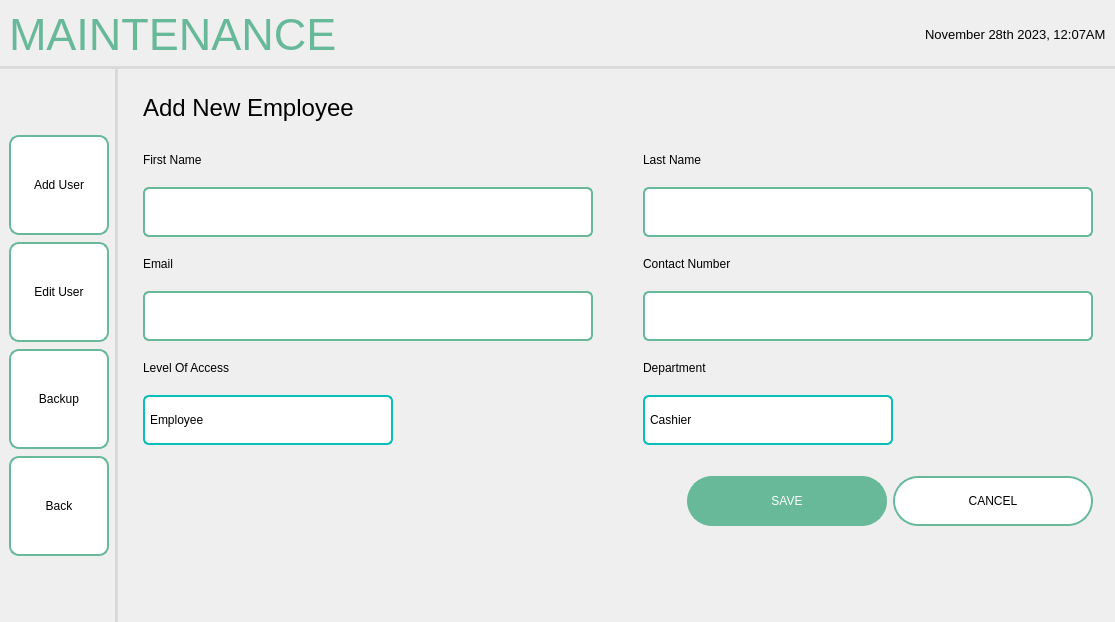
<?xml version="1.0" encoding="UTF-8"?>
<ui version="4.0">
 <class>MainWindow</class>
 <widget class="QMainWindow" name="MainWindow">
  <property name="geometry">
   <rect>
    <x>0</x>
    <y>0</y>
    <width>1115</width>
    <height>622</height>
   </rect>
  </property>
  <property name="windowTitle">
   <string>MainWindow</string>
  </property>
  <widget class="QWidget" name="centralwidget">
   <layout class="QHBoxLayout" name="horizontalLayout">
    <property name="leftMargin">
     <number>0</number>
    </property>
    <property name="topMargin">
     <number>0</number>
    </property>
    <property name="rightMargin">
     <number>0</number>
    </property>
    <property name="bottomMargin">
     <number>0</number>
    </property>
    <item>
     <widget class="QFrame" name="frame">
      <property name="sizePolicy">
       <sizepolicy hsizetype="Preferred" vsizetype="Preferred">
        <horstretch>0</horstretch>
        <verstretch>0</verstretch>
       </sizepolicy>
      </property>
      <property name="frameShape">
       <enum>QFrame::NoFrame</enum>
      </property>
      <property name="frameShadow">
       <enum>QFrame::Plain</enum>
      </property>
      <layout class="QGridLayout" name="gridLayout_2">
       <property name="leftMargin">
        <number>0</number>
       </property>
       <property name="topMargin">
        <number>0</number>
       </property>
       <property name="rightMargin">
        <number>0</number>
       </property>
       <property name="bottomMargin">
        <number>0</number>
       </property>
       <property name="spacing">
        <number>0</number>
       </property>
       <item row="1" column="0">
        <widget class="QWidget" name="navBar" native="true">
         <property name="sizePolicy">
          <sizepolicy hsizetype="Fixed" vsizetype="Preferred">
           <horstretch>0</horstretch>
           <verstretch>0</verstretch>
          </sizepolicy>
         </property>
         <property name="styleSheet">
          <string notr="true">QWidget {
    border-right: 3px solid #D8DBD9;
}
</string>
         </property>
         <layout class="QVBoxLayout" name="verticalLayout_7">
          <property name="spacing">
           <number>7</number>
          </property>
          <item>
           <spacer name="verticalSpacer_4">
            <property name="orientation">
             <enum>Qt::Vertical</enum>
            </property>
            <property name="sizeHint" stdset="0">
             <size>
              <width>20</width>
              <height>40</height>
             </size>
            </property>
           </spacer>
          </item>
          <item>
           <widget class="QPushButton" name="addUserButton">
            <property name="minimumSize">
             <size>
              <width>100</width>
              <height>100</height>
             </size>
            </property>
            <property name="maximumSize">
             <size>
              <width>100</width>
              <height>100</height>
             </size>
            </property>
            <property name="styleSheet">
             <string notr="true">QPushButton {
    background-color: white;
    border: 2px solid #67B99A;
    color: black;
    padding: 8px 16px;
    border-radius: 10px;
}

QPushButton:hover {
    border: 2px solid #4D926D;
}

QPushButton:pressed {
	background-color: #F0F0F0;
	border: 2px solid #265C42;
}</string>
            </property>
            <property name="text">
             <string>Add User</string>
            </property>
           </widget>
          </item>
          <item>
           <widget class="QPushButton" name="editUserButton">
            <property name="minimumSize">
             <size>
              <width>100</width>
              <height>100</height>
             </size>
            </property>
            <property name="maximumSize">
             <size>
              <width>100</width>
              <height>100</height>
             </size>
            </property>
            <property name="styleSheet">
             <string notr="true">QPushButton {
    background-color: white;
    border: 2px solid #67B99A;
    color: black;
    padding: 8px 16px;
    border-radius: 10px;
}

QPushButton:hover {
    border: 2px solid #4D926D;
}

QPushButton:pressed {
	background-color: #F0F0F0;
	border: 2px solid #265C42;
}</string>
            </property>
            <property name="text">
             <string>Edit User</string>
            </property>
           </widget>
          </item>
          <item>
           <widget class="QPushButton" name="backupBTN">
            <property name="minimumSize">
             <size>
              <width>100</width>
              <height>100</height>
             </size>
            </property>
            <property name="maximumSize">
             <size>
              <width>100</width>
              <height>100</height>
             </size>
            </property>
            <property name="styleSheet">
             <string notr="true">QPushButton {
    background-color: white;
    border: 2px solid #67B99A;
    color: black;
    padding: 8px 16px;
    border-radius: 10px;
}

QPushButton:hover {
    border: 2px solid #4D926D;
}

QPushButton:pressed {
	background-color: #F0F0F0;
	border: 2px solid #265C42;
}</string>
            </property>
            <property name="text">
             <string>Backup</string>
            </property>
           </widget>
          </item>
          <item>
           <widget class="QPushButton" name="backButton">
            <property name="sizePolicy">
             <sizepolicy hsizetype="Fixed" vsizetype="Fixed">
              <horstretch>0</horstretch>
              <verstretch>0</verstretch>
             </sizepolicy>
            </property>
            <property name="minimumSize">
             <size>
              <width>100</width>
              <height>100</height>
             </size>
            </property>
            <property name="maximumSize">
             <size>
              <width>100</width>
              <height>100</height>
             </size>
            </property>
            <property name="font">
             <font>
              <pointsize>9</pointsize>
             </font>
            </property>
            <property name="styleSheet">
             <string notr="true">QPushButton {
    background-color: white;
    border: 2px solid #67B99A;
    color: black;
    padding: 8px 16px;
    border-radius: 10px;
}

QPushButton:hover {
    border: 2px solid #4D926D;
}

QPushButton:pressed {
	background-color: #F0F0F0;
	border: 2px solid #265C42;
}</string>
            </property>
            <property name="text">
             <string>Back</string>
            </property>
            <property name="autoRepeat">
             <bool>false</bool>
            </property>
           </widget>
          </item>
          <item>
           <spacer name="verticalSpacer_5">
            <property name="orientation">
             <enum>Qt::Vertical</enum>
            </property>
            <property name="sizeHint" stdset="0">
             <size>
              <width>20</width>
              <height>40</height>
             </size>
            </property>
           </spacer>
          </item>
         </layout>
        </widget>
       </item>
       <item row="0" column="0" colspan="2">
        <widget class="QWidget" name="header" native="true">
         <property name="styleSheet">
          <string notr="true">QWidget {
    border-bottom: 3px solid #D8DBD9; 
}
</string>
         </property>
         <layout class="QHBoxLayout" name="horizontalLayout_13">
          <item>
           <widget class="QLabel" name="titleLabel">
            <property name="font">
             <font>
              <pointsize>-1</pointsize>
             </font>
            </property>
            <property name="layoutDirection">
             <enum>Qt::LeftToRight</enum>
            </property>
            <property name="styleSheet">
             <string notr="true">QLabel {
    color: #67B99A;
    font-size: 45px;
}</string>
            </property>
            <property name="text">
             <string>MAINTENANCE</string>
            </property>
            <property name="scaledContents">
             <bool>false</bool>
            </property>
           </widget>
          </item>
          <item>
           <spacer name="horizontalSpacer_2">
            <property name="orientation">
             <enum>Qt::Horizontal</enum>
            </property>
            <property name="sizeHint" stdset="0">
             <size>
              <width>40</width>
              <height>20</height>
             </size>
            </property>
           </spacer>
          </item>
          <item>
           <widget class="QLabel" name="sysTimeDate">
            <property name="font">
             <font>
              <pointsize>10</pointsize>
             </font>
            </property>
            <property name="styleSheet">
             <string notr="true">QLabel {
    color: black;
}</string>
            </property>
            <property name="text">
             <string>November 28th 2023, 12:07AM</string>
            </property>
           </widget>
          </item>
         </layout>
        </widget>
       </item>
       <item row="1" column="1">
        <widget class="QWidget" name="mainContent" native="true">
         <layout class="QVBoxLayout" name="verticalLayout_8">
          <property name="leftMargin">
           <number>25</number>
          </property>
          <property name="topMargin">
           <number>25</number>
          </property>
          <property name="rightMargin">
           <number>11</number>
          </property>
          <item>
           <widget class="QLabel" name="contentLabel">
            <property name="font">
             <font>
              <pointsize>18</pointsize>
             </font>
            </property>
            <property name="text">
             <string>Add New Employee</string>
            </property>
           </widget>
          </item>
          <item>
           <widget class="QWidget" name="layoutContainer" native="true">
            <layout class="QHBoxLayout" name="horizontalLayout_3">
             <property name="leftMargin">
              <number>0</number>
             </property>
             <property name="topMargin">
              <number>0</number>
             </property>
             <property name="rightMargin">
              <number>0</number>
             </property>
             <property name="bottomMargin">
              <number>0</number>
             </property>
             <item>
              <widget class="QWidget" name="formContainer" native="true">
               <layout class="QVBoxLayout" name="verticalLayout">
                <property name="leftMargin">
                 <number>0</number>
                </property>
                <property name="topMargin">
                 <number>0</number>
                </property>
                <property name="rightMargin">
                 <number>0</number>
                </property>
                <property name="bottomMargin">
                 <number>0</number>
                </property>
                <item>
                 <widget class="QWidget" name="formWidget" native="true">
                  <property name="styleSheet">
                   <string notr="true"/>
                  </property>
                  <layout class="QFormLayout" name="formLayout_2">
                   <property name="labelAlignment">
                    <set>Qt::AlignLeading|Qt::AlignLeft|Qt::AlignVCenter</set>
                   </property>
                   <property name="horizontalSpacing">
                    <number>50</number>
                   </property>
                   <property name="verticalSpacing">
                    <number>20</number>
                   </property>
                   <property name="leftMargin">
                    <number>0</number>
                   </property>
                   <property name="topMargin">
                    <number>25</number>
                   </property>
                   <property name="rightMargin">
                    <number>0</number>
                   </property>
                   <property name="bottomMargin">
                    <number>0</number>
                   </property>
                   <item row="1" column="0">
                    <widget class="QLabel" name="firstNameLBL">
                     <property name="font">
                      <font>
                       <pointsize>9</pointsize>
                      </font>
                     </property>
                     <property name="text">
                      <string>First Name</string>
                     </property>
                    </widget>
                   </item>
                   <item row="1" column="1">
                    <widget class="QLabel" name="lastNameLBL">
                     <property name="font">
                      <font>
                       <pointsize>9</pointsize>
                      </font>
                     </property>
                     <property name="text">
                      <string>Last Name</string>
                     </property>
                    </widget>
                   </item>
                   <item row="2" column="0">
                    <widget class="QLineEdit" name="firstName">
                     <property name="minimumSize">
                      <size>
                       <width>450</width>
                       <height>50</height>
                      </size>
                     </property>
                     <property name="maximumSize">
                      <size>
                       <width>450</width>
                       <height>50</height>
                      </size>
                     </property>
                     <property name="styleSheet">
                      <string notr="true">QLineEdit {
    padding: 5px;
    border: 2px solid #67B99A;
    border-radius: 6px;
    background-color: #FFFFFF;
    selection-background-color: darkgray;
}</string>
                     </property>
                    </widget>
                   </item>
                   <item row="2" column="1">
                    <widget class="QLineEdit" name="lastName">
                     <property name="minimumSize">
                      <size>
                       <width>450</width>
                       <height>50</height>
                      </size>
                     </property>
                     <property name="maximumSize">
                      <size>
                       <width>450</width>
                       <height>50</height>
                      </size>
                     </property>
                     <property name="styleSheet">
                      <string notr="true">QLineEdit {
    padding: 5px;
    border: 2px solid #67B99A;
    border-radius: 6px;
    background-color: #FFFFFF;
    selection-background-color: darkgray;
}</string>
                     </property>
                    </widget>
                   </item>
                   <item row="3" column="0">
                    <widget class="QLabel" name="emailLBL">
                     <property name="font">
                      <font>
                       <pointsize>9</pointsize>
                      </font>
                     </property>
                     <property name="text">
                      <string>Email</string>
                     </property>
                    </widget>
                   </item>
                   <item row="3" column="1">
                    <widget class="QLabel" name="contactLBL">
                     <property name="font">
                      <font>
                       <pointsize>9</pointsize>
                      </font>
                     </property>
                     <property name="text">
                      <string>Contact Number</string>
                     </property>
                    </widget>
                   </item>
                   <item row="4" column="0">
                    <widget class="QLineEdit" name="email">
                     <property name="minimumSize">
                      <size>
                       <width>450</width>
                       <height>50</height>
                      </size>
                     </property>
                     <property name="maximumSize">
                      <size>
                       <width>450</width>
                       <height>50</height>
                      </size>
                     </property>
                     <property name="styleSheet">
                      <string notr="true">QLineEdit {
    padding: 5px;
    border: 2px solid #67B99A;
    border-radius: 6px;
    background-color: #FFFFFF;
    selection-background-color: darkgray;
}</string>
                     </property>
                    </widget>
                   </item>
                   <item row="4" column="1">
                    <widget class="QLineEdit" name="contactNum">
                     <property name="minimumSize">
                      <size>
                       <width>450</width>
                       <height>50</height>
                      </size>
                     </property>
                     <property name="maximumSize">
                      <size>
                       <width>250</width>
                       <height>50</height>
                      </size>
                     </property>
                     <property name="styleSheet">
                      <string notr="true">QLineEdit {
    padding: 5px;
    border: 2px solid #67B99A;
    border-radius: 6px;
    background-color: #FFFFFF;
    selection-background-color: darkgray;
}</string>
                     </property>
                    </widget>
                   </item>
                   <item row="5" column="0">
                    <widget class="QLabel" name="loaLBL">
                     <property name="font">
                      <font>
                       <pointsize>9</pointsize>
                      </font>
                     </property>
                     <property name="text">
                      <string>Level Of Access</string>
                     </property>
                    </widget>
                   </item>
                   <item row="5" column="1">
                    <widget class="QLabel" name="deptLBL">
                     <property name="font">
                      <font>
                       <pointsize>9</pointsize>
                      </font>
                     </property>
                     <property name="text">
                      <string>Department</string>
                     </property>
                    </widget>
                   </item>
                   <item row="6" column="0">
                    <widget class="QComboBox" name="loaBOX">
                     <property name="minimumSize">
                      <size>
                       <width>250</width>
                       <height>50</height>
                      </size>
                     </property>
                     <property name="maximumSize">
                      <size>
                       <width>250</width>
                       <height>50</height>
                      </size>
                     </property>
                     <property name="font">
                      <font>
                       <pointsize>9</pointsize>
                      </font>
                     </property>
                     <property name="styleSheet">
                      <string notr="true">QComboBox {
    padding: 5px;
    border: 2px solid #07BEB8;
    border-radius: 6px;
    background-color: #FFFFFF;
    selection-background-color: darkgray;
}

QComboBox::drop-down {
    subcontrol-origin: padding;
    subcontrol-position: right center;
    width: 20px;
    border-left: none;
    border-top-right-radius: 3px;
    border-bottom-right-radius: 3px;
}

QComboBox::down-arrow {
    image: url(:/logos/Icons/gridicons_dropdown.png);
    width: 20px;
    height: 20px;
}</string>
                     </property>
                     <property name="iconSize">
                      <size>
                       <width>16</width>
                       <height>16</height>
                      </size>
                     </property>
                     <item>
                      <property name="text">
                       <string>Employee</string>
                      </property>
                     </item>
                     <item>
                      <property name="text">
                       <string>Admin</string>
                      </property>
                     </item>
                    </widget>
                   </item>
                   <item row="6" column="1">
                    <widget class="QComboBox" name="deptBox">
                     <property name="minimumSize">
                      <size>
                       <width>250</width>
                       <height>50</height>
                      </size>
                     </property>
                     <property name="maximumSize">
                      <size>
                       <width>250</width>
                       <height>50</height>
                      </size>
                     </property>
                     <property name="font">
                      <font>
                       <pointsize>9</pointsize>
                      </font>
                     </property>
                     <property name="styleSheet">
                      <string notr="true">QComboBox {
    padding: 5px;
    border: 2px solid #07BEB8;
    border-radius: 6px;
    background-color: #FFFFFF;
    selection-background-color: darkgray;
}

QComboBox::drop-down {
    subcontrol-origin: padding;
    subcontrol-position: right center;
    width: 20px;
    border-left: none;
    border-top-right-radius: 3px;
    border-bottom-right-radius: 3px;
}

QComboBox::down-arrow {
    image: url(:/logos/Icons/gridicons_dropdown.png);
    width: 20px;
    height: 20px;
}</string>
                     </property>
                     <item>
                      <property name="text">
                       <string>Cashier</string>
                      </property>
                     </item>
                     <item>
                      <property name="text">
                       <string>Kitchen</string>
                      </property>
                     </item>
                    </widget>
                   </item>
                  </layout>
                 </widget>
                </item>
                <item>
                 <widget class="QWidget" name="buttons" native="true">
                  <property name="sizePolicy">
                   <sizepolicy hsizetype="Preferred" vsizetype="Preferred">
                    <horstretch>0</horstretch>
                    <verstretch>0</verstretch>
                   </sizepolicy>
                  </property>
                  <layout class="QHBoxLayout" name="horizontalLayout_10">
                   <property name="leftMargin">
                    <number>0</number>
                   </property>
                   <property name="topMargin">
                    <number>25</number>
                   </property>
                   <property name="rightMargin">
                    <number>0</number>
                   </property>
                   <property name="bottomMargin">
                    <number>0</number>
                   </property>
                   <item>
                    <spacer name="horizontalSpacer_3">
                     <property name="orientation">
                      <enum>Qt::Horizontal</enum>
                     </property>
                     <property name="sizeHint" stdset="0">
                      <size>
                       <width>40</width>
                       <height>20</height>
                      </size>
                     </property>
                    </spacer>
                   </item>
                   <item>
                    <widget class="QPushButton" name="saveBTN">
                     <property name="minimumSize">
                      <size>
                       <width>200</width>
                       <height>50</height>
                      </size>
                     </property>
                     <property name="maximumSize">
                      <size>
                       <width>200</width>
                       <height>50</height>
                      </size>
                     </property>
                     <property name="font">
                      <font>
                       <pointsize>9</pointsize>
                      </font>
                     </property>
                     <property name="styleSheet">
                      <string notr="true">QPushButton {
    background-color: #67B99A;
    color: white;
    border: 2px solid #67B99A;
    padding: 8px 16px;
    border-radius: 25px;
}
QPushButton:hover {
    background-color: #5CAE8B;
    border: 2px solid #5CAE8B;
}
QPushButton:pressed {
    background-color: #4D9C7F;
	border: 2px solid #4D9C7F;
}</string>
                     </property>
                     <property name="text">
                      <string>SAVE</string>
                     </property>
                    </widget>
                   </item>
                   <item>
                    <widget class="QPushButton" name="cancelBTN">
                     <property name="minimumSize">
                      <size>
                       <width>200</width>
                       <height>50</height>
                      </size>
                     </property>
                     <property name="maximumSize">
                      <size>
                       <width>200</width>
                       <height>50</height>
                      </size>
                     </property>
                     <property name="font">
                      <font>
                       <pointsize>9</pointsize>
                      </font>
                     </property>
                     <property name="styleSheet">
                      <string notr="true">QPushButton {
    background-color: white;
    border: 2px solid #67B99A;
    color: black;
    padding: 8px 16px;
    border-radius: 25px;
}

QPushButton:hover {
    border: 2px solid #4D926D;
}

QPushButton:pressed {
	background-color: #F0F0F0;
	border: 2px solid #265C42;
}</string>
                     </property>
                     <property name="text">
                      <string>CANCEL</string>
                     </property>
                    </widget>
                   </item>
                  </layout>
                 </widget>
                </item>
               </layout>
              </widget>
             </item>
             <item>
              <spacer name="horizontalSpacer">
               <property name="orientation">
                <enum>Qt::Horizontal</enum>
               </property>
               <property name="sizeHint" stdset="0">
                <size>
                 <width>40</width>
                 <height>20</height>
                </size>
               </property>
              </spacer>
             </item>
            </layout>
           </widget>
          </item>
          <item>
           <spacer name="verticalSpacer_6">
            <property name="orientation">
             <enum>Qt::Vertical</enum>
            </property>
            <property name="sizeHint" stdset="0">
             <size>
              <width>20</width>
              <height>40</height>
             </size>
            </property>
           </spacer>
          </item>
         </layout>
        </widget>
       </item>
      </layout>
     </widget>
    </item>
   </layout>
  </widget>
 </widget>
 <resources>
  <include location="../../../../assets/resourceFile.qrc"/>
 </resources>
 <connections/>
</ui>
